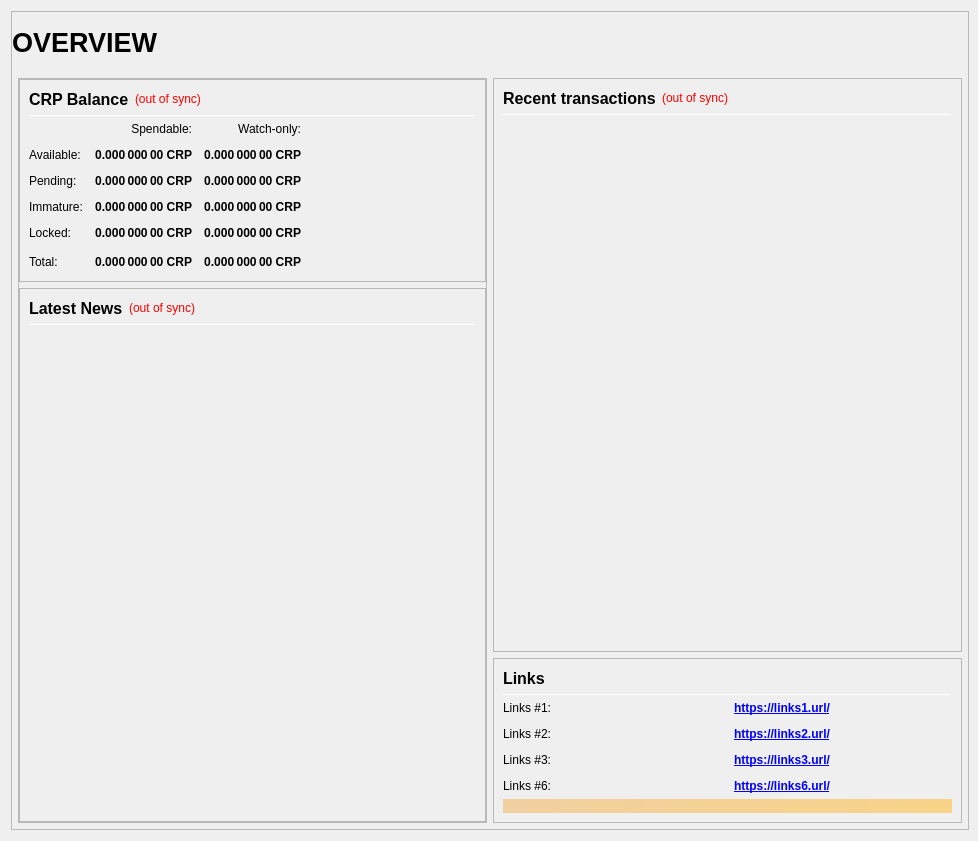
<?xml version="1.0" encoding="UTF-8"?>
<ui version="4.0">
 <class>OverviewPage</class>
 <widget class="QWidget" name="OverviewPage">
  <property name="geometry">
   <rect>
    <x>0</x>
    <y>0</y>
    <width>978</width>
    <height>841</height>
   </rect>
  </property>
  <property name="sizePolicy">
   <sizepolicy hsizetype="Maximum" vsizetype="Maximum">
    <horstretch>0</horstretch>
    <verstretch>0</verstretch>
   </sizepolicy>
  </property>
  <property name="minimumSize">
   <size>
    <width>960</width>
    <height>682</height>
   </size>
  </property>
  <property name="windowTitle">
   <string>Form</string>
  </property>
  <layout class="QVBoxLayout" name="topLayout" stretch="1">
   <property name="rightMargin">
    <number>9</number>
   </property>
   <item>
    <widget class="QFrame" name="frame_BG">
     <property name="minimumSize">
      <size>
       <width>850</width>
       <height>610</height>
      </size>
     </property>
     <property name="maximumSize">
      <size>
       <width>16777215</width>
       <height>16777215</height>
      </size>
     </property>
     <property name="frameShape">
      <enum>QFrame::StyledPanel</enum>
     </property>
     <property name="frameShadow">
      <enum>QFrame::Raised</enum>
     </property>
     <layout class="QVBoxLayout" name="verticalLayout_1" stretch="1">
      <property name="leftMargin">
       <number>0</number>
      </property>
      <property name="topMargin">
       <number>0</number>
      </property>
      <property name="rightMargin">
       <number>0</number>
      </property>
      <property name="bottomMargin">
       <number>6</number>
      </property>
      <item>
       <layout class="QVBoxLayout" name="verticalLayout_Master" stretch="0,1">
        <property name="leftMargin">
         <number>0</number>
        </property>
        <property name="topMargin">
         <number>0</number>
        </property>
        <property name="rightMargin">
         <number>0</number>
        </property>
        <property name="bottomMargin">
         <number>0</number>
        </property>
        <item>
         <widget class="QFrame" name="frame_Header">
          <layout class="QVBoxLayout" name="verticalLayout_Header" stretch="0">
           <property name="leftMargin">
            <number>0</number>
           </property>
           <property name="topMargin">
            <number>0</number>
           </property>
           <property name="rightMargin">
            <number>0</number>
           </property>
           <property name="bottomMargin">
            <number>0</number>
           </property>
           <item>
            <layout class="QHBoxLayout" name="horizontalLayout_Header" stretch="1,0,1">
             <property name="spacing">
              <number>6</number>
             </property>
             <item>
              <widget class="QLabel" name="labelOverviewHeaderLeft">
               <property name="minimumSize">
                <size>
                 <width>464</width>
                 <height>60</height>
                </size>
               </property>
               <property name="maximumSize">
                <size>
                 <width>16777215</width>
                 <height>60</height>
                </size>
               </property>
               <property name="font">
                <font>
                 <pointsize>20</pointsize>
                 <weight>75</weight>
                 <bold>true</bold>
                </font>
               </property>
               <property name="text">
                <string>OVERVIEW</string>
               </property>
               <property name="alignment">
                <set>Qt::AlignLeading|Qt::AlignLeft|Qt::AlignVCenter</set>
               </property>
              </widget>
             </item>
             <item>
              <spacer name="horizontalSpacer_Header">
               <property name="orientation">
                <enum>Qt::Horizontal</enum>
               </property>
               <property name="sizeHint" stdset="0">
                <size>
                 <width>40</width>
                 <height>20</height>
                </size>
               </property>
              </spacer>
             </item>
             <item>
              <widget class="QLabel" name="labelOverviewHeaderRight">
               <property name="minimumSize">
                <size>
                 <width>464</width>
                 <height>60</height>
                </size>
               </property>
               <property name="maximumSize">
                <size>
                 <width>16777215</width>
                 <height>60</height>
                </size>
               </property>
               <property name="font">
                <font>
                 <pointsize>14</pointsize>
                </font>
               </property>
               <property name="text">
                <string/>
               </property>
               <property name="alignment">
                <set>Qt::AlignRight|Qt::AlignTrailing|Qt::AlignVCenter</set>
               </property>
              </widget>
             </item>
            </layout>
           </item>
          </layout>
         </widget>
        </item>
        <item>
         <widget class="QFrame" name="frame_Content">
          <layout class="QVBoxLayout" name="verticalLayout_Content">
           <property name="leftMargin">
            <number>6</number>
           </property>
           <property name="topMargin">
            <number>0</number>
           </property>
           <property name="rightMargin">
            <number>6</number>
           </property>
           <property name="bottomMargin">
            <number>0</number>
           </property>
           <item>
            <layout class="QHBoxLayout" name="horizontalLayout_Content" stretch="1,1">
             <property name="spacing">
              <number>6</number>
             </property>
             <item>
              <layout class="QVBoxLayout" name="verticalLayout_left" stretch="1">
               <item>
                <widget class="QFrame" name="frameObfuscation">
                 <property name="minimumSize">
                  <size>
                   <width>0</width>
                   <height>0</height>
                  </size>
                 </property>
                 <property name="frameShape">
                  <enum>QFrame::StyledPanel</enum>
                 </property>
                 <property name="frameShadow">
                  <enum>QFrame::Raised</enum>
                 </property>
                 <layout class="QVBoxLayout" name="verticalLayout" stretch="0,0">
                  <property name="leftMargin">
                   <number>0</number>
                  </property>
                  <property name="topMargin">
                   <number>0</number>
                  </property>
                  <property name="rightMargin">
                   <number>0</number>
                  </property>
                  <property name="bottomMargin">
                   <number>0</number>
                  </property>
                  <item>
                   <widget class="QFrame" name="frame_Balances">
                    <property name="frameShape">
                     <enum>QFrame::StyledPanel</enum>
                    </property>
                    <property name="frameShadow">
                     <enum>QFrame::Raised</enum>
                    </property>
                    <layout class="QVBoxLayout" name="verticalLayout_2">
                     <item>
                      <layout class="QHBoxLayout" name="horizontalLayout_4">
                       <item>
                        <widget class="QLabel" name="label_5">
                         <property name="minimumSize">
                          <size>
                           <width>0</width>
                           <height>20</height>
                          </size>
                         </property>
                         <property name="font">
                          <font>
                           <pointsize>12</pointsize>
                           <weight>75</weight>
                           <bold>true</bold>
                          </font>
                         </property>
                         <property name="text">
                          <string>CRP Balance</string>
                         </property>
                        </widget>
                       </item>
                       <item>
                        <widget class="QLabel" name="labelWalletStatus">
                         <property name="cursor">
                          <cursorShape>WhatsThisCursor</cursorShape>
                         </property>
                         <property name="toolTip">
                          <string>The displayed information may be out of date. Your wallet automatically synchronizes with the KYD network after a connection is established, but this process has not completed yet.</string>
                         </property>
                         <property name="styleSheet">
                          <string notr="true">QLabel { color: red; }</string>
                         </property>
                         <property name="text">
                          <string notr="true">(out of sync)</string>
                         </property>
                         <property name="alignment">
                          <set>Qt::AlignLeading|Qt::AlignLeft|Qt::AlignVCenter</set>
                         </property>
                        </widget>
                       </item>
                       <item>
                        <spacer name="horizontalSpacer_Balance_1">
                         <property name="orientation">
                          <enum>Qt::Horizontal</enum>
                         </property>
                         <property name="sizeHint" stdset="0">
                          <size>
                           <width>40</width>
                           <height>20</height>
                          </size>
                         </property>
                        </spacer>
                       </item>
                      </layout>
                     </item>
                     <item>
                      <widget class="Line" name="line_Balance">
                       <property name="minimumSize">
                        <size>
                         <width>0</width>
                         <height>1</height>
                        </size>
                       </property>
                       <property name="maximumSize">
                        <size>
                         <width>16777215</width>
                         <height>1</height>
                        </size>
                       </property>
                       <property name="orientation">
                        <enum>Qt::Horizontal</enum>
                       </property>
                      </widget>
                     </item>
                     <item>
                      <layout class="QGridLayout" name="gridLayout">
                       <property name="spacing">
                        <number>12</number>
                       </property>
                       <item row="0" column="1">
                        <widget class="QLabel" name="labelSpendable">
                         <property name="text">
                          <string>Spendable:</string>
                         </property>
                         <property name="alignment">
                          <set>Qt::AlignRight|Qt::AlignTrailing|Qt::AlignVCenter</set>
                         </property>
                        </widget>
                       </item>
                       <item row="0" column="2">
                        <widget class="QLabel" name="labelWatchonly">
                         <property name="text">
                          <string>Watch-only:</string>
                         </property>
                         <property name="alignment">
                          <set>Qt::AlignRight|Qt::AlignTrailing|Qt::AlignVCenter</set>
                         </property>
                        </widget>
                       </item>
                       <item row="1" column="0">
                        <widget class="QLabel" name="labelBalanceText">
                         <property name="text">
                          <string>Available:</string>
                         </property>
                        </widget>
                       </item>
                       <item row="1" column="1">
                        <widget class="QLabel" name="labelBalance">
                         <property name="font">
                          <font>
                           <weight>75</weight>
                           <bold>true</bold>
                          </font>
                         </property>
                         <property name="cursor">
                          <cursorShape>IBeamCursor</cursorShape>
                         </property>
                         <property name="toolTip">
                          <string>Your current spendable balance</string>
                         </property>
                         <property name="text">
                          <string notr="true">0.000 000 00 CRP</string>
                         </property>
                         <property name="alignment">
                          <set>Qt::AlignRight|Qt::AlignTrailing|Qt::AlignVCenter</set>
                         </property>
                         <property name="textInteractionFlags">
                          <set>Qt::LinksAccessibleByMouse|Qt::TextSelectableByKeyboard|Qt::TextSelectableByMouse</set>
                         </property>
                        </widget>
                       </item>
                       <item row="1" column="2">
                        <widget class="QLabel" name="labelWatchAvailable">
                         <property name="font">
                          <font>
                           <weight>75</weight>
                           <bold>true</bold>
                          </font>
                         </property>
                         <property name="cursor">
                          <cursorShape>IBeamCursor</cursorShape>
                         </property>
                         <property name="toolTip">
                          <string>Your current balance in watch-only addresses</string>
                         </property>
                         <property name="text">
                          <string notr="true">0.000 000 00 CRP</string>
                         </property>
                         <property name="alignment">
                          <set>Qt::AlignRight|Qt::AlignTrailing|Qt::AlignVCenter</set>
                         </property>
                         <property name="textInteractionFlags">
                          <set>Qt::LinksAccessibleByMouse|Qt::TextSelectableByKeyboard|Qt::TextSelectableByMouse</set>
                         </property>
                        </widget>
                       </item>
                       <item row="2" column="0">
                        <widget class="QLabel" name="labelPendingText">
                         <property name="text">
                          <string>Pending:</string>
                         </property>
                        </widget>
                       </item>
                       <item row="2" column="1">
                        <widget class="QLabel" name="labelUnconfirmed">
                         <property name="font">
                          <font>
                           <weight>75</weight>
                           <bold>true</bold>
                          </font>
                         </property>
                         <property name="cursor">
                          <cursorShape>IBeamCursor</cursorShape>
                         </property>
                         <property name="toolTip">
                          <string>Total of transactions that have yet to be confirmed, and do not yet count toward the spendable balance</string>
                         </property>
                         <property name="text">
                          <string notr="true">0.000 000 00 CRP</string>
                         </property>
                         <property name="alignment">
                          <set>Qt::AlignRight|Qt::AlignTrailing|Qt::AlignVCenter</set>
                         </property>
                         <property name="textInteractionFlags">
                          <set>Qt::LinksAccessibleByMouse|Qt::TextSelectableByKeyboard|Qt::TextSelectableByMouse</set>
                         </property>
                        </widget>
                       </item>
                       <item row="2" column="2">
                        <widget class="QLabel" name="labelWatchPending">
                         <property name="font">
                          <font>
                           <weight>75</weight>
                           <bold>true</bold>
                          </font>
                         </property>
                         <property name="cursor">
                          <cursorShape>IBeamCursor</cursorShape>
                         </property>
                         <property name="toolTip">
                          <string>Unconfirmed transactions to watch-only addresses</string>
                         </property>
                         <property name="text">
                          <string notr="true">0.000 000 00 CRP</string>
                         </property>
                         <property name="alignment">
                          <set>Qt::AlignRight|Qt::AlignTrailing|Qt::AlignVCenter</set>
                         </property>
                         <property name="textInteractionFlags">
                          <set>Qt::LinksAccessibleByMouse|Qt::TextSelectableByKeyboard|Qt::TextSelectableByMouse</set>
                         </property>
                        </widget>
                       </item>
                       <item row="3" column="0">
                        <widget class="QLabel" name="labelImmatureText">
                         <property name="text">
                          <string>Immature:</string>
                         </property>
                        </widget>
                       </item>
                       <item row="3" column="1">
                        <widget class="QLabel" name="labelImmature">
                         <property name="font">
                          <font>
                           <weight>75</weight>
                           <bold>true</bold>
                          </font>
                         </property>
                         <property name="cursor">
                          <cursorShape>IBeamCursor</cursorShape>
                         </property>
                         <property name="toolTip">
                          <string>Staked or masternode rewards that has not yet matured</string>
                         </property>
                         <property name="text">
                          <string notr="true">0.000 000 00 CRP</string>
                         </property>
                         <property name="alignment">
                          <set>Qt::AlignRight|Qt::AlignTrailing|Qt::AlignVCenter</set>
                         </property>
                         <property name="textInteractionFlags">
                          <set>Qt::LinksAccessibleByMouse|Qt::TextSelectableByKeyboard|Qt::TextSelectableByMouse</set>
                         </property>
                        </widget>
                       </item>
                       <item row="3" column="2">
                        <widget class="QLabel" name="labelWatchImmature">
                         <property name="font">
                          <font>
                           <weight>75</weight>
                           <bold>true</bold>
                          </font>
                         </property>
                         <property name="cursor">
                          <cursorShape>IBeamCursor</cursorShape>
                         </property>
                         <property name="toolTip">
                          <string>Staked or masternode rewards in watch-only addresses that has not yet matured</string>
                         </property>
                         <property name="text">
                          <string notr="true">0.000 000 00 CRP</string>
                         </property>
                         <property name="alignment">
                          <set>Qt::AlignRight|Qt::AlignTrailing|Qt::AlignVCenter</set>
                         </property>
                         <property name="textInteractionFlags">
                          <set>Qt::LinksAccessibleByMouse|Qt::TextSelectableByKeyboard|Qt::TextSelectableByMouse</set>
                         </property>
                        </widget>
                       </item>
                       <item row="4" column="0">
                        <widget class="QLabel" name="labelLockedBalanceText">
                         <property name="toolTip">
                          <string>Locked CRP or Masternode collaterals.</string>
                         </property>
                         <property name="text">
                          <string>Locked:</string>
                         </property>
                        </widget>
                       </item>
                       <item row="4" column="1">
                        <widget class="QLabel" name="labelLockedBalance">
                         <property name="font">
                          <font>
                           <weight>75</weight>
                           <bold>true</bold>
                          </font>
                         </property>
                         <property name="cursor">
                          <cursorShape>IBeamCursor</cursorShape>
                         </property>
                         <property name="toolTip">
                          <string>Locked CRP or Masternode collaterals</string>
                         </property>
                         <property name="text">
                          <string notr="true">0.000 000 00 CRP</string>
                         </property>
                         <property name="alignment">
                          <set>Qt::AlignRight|Qt::AlignTrailing|Qt::AlignVCenter</set>
                         </property>
                         <property name="textInteractionFlags">
                          <set>Qt::LinksAccessibleByMouse|Qt::TextSelectableByKeyboard|Qt::TextSelectableByMouse</set>
                         </property>
                        </widget>
                       </item>
                       <item row="4" column="2">
                        <widget class="QLabel" name="labelWatchLocked">
                         <property name="font">
                          <font>
                           <weight>75</weight>
                           <bold>true</bold>
                          </font>
                         </property>
                         <property name="cursor">
                          <cursorShape>IBeamCursor</cursorShape>
                         </property>
                         <property name="toolTip">
                          <string>Current locked balance in watch-only addresses</string>
                         </property>
                         <property name="text">
                          <string notr="true">0.000 000 00 CRP</string>
                         </property>
                         <property name="alignment">
                          <set>Qt::AlignRight|Qt::AlignTrailing|Qt::AlignVCenter</set>
                         </property>
                         <property name="textInteractionFlags">
                          <set>Qt::LinksAccessibleByMouse|Qt::TextSelectableByKeyboard|Qt::TextSelectableByMouse</set>
                         </property>
                        </widget>
                       </item>
                       <item row="5" column="0">
                        <widget class="QLabel" name="labelTotalText">
                         <property name="toolTip">
                          <string>Your current CRP balance, unconfirmed and immature transactions included</string>
                         </property>
                         <property name="text">
                          <string>Total:</string>
                         </property>
                        </widget>
                       </item>
                       <item row="5" column="1">
                        <widget class="QLabel" name="labelTotal">
                         <property name="font">
                          <font>
                           <weight>75</weight>
                           <bold>true</bold>
                          </font>
                         </property>
                         <property name="cursor">
                          <cursorShape>IBeamCursor</cursorShape>
                         </property>
                         <property name="toolTip">
                          <string>Your current CRP balance, unconfirmed and immature transactions included</string>
                         </property>
                         <property name="text">
                          <string notr="true">0.000 000 00 CRP</string>
                         </property>
                         <property name="alignment">
                          <set>Qt::AlignRight|Qt::AlignTrailing|Qt::AlignVCenter</set>
                         </property>
                         <property name="textInteractionFlags">
                          <set>Qt::LinksAccessibleByMouse|Qt::TextSelectableByKeyboard|Qt::TextSelectableByMouse</set>
                         </property>
                        </widget>
                       </item>
                       <item row="5" column="2">
                        <widget class="QLabel" name="labelWatchTotal">
                         <property name="font">
                          <font>
                           <weight>75</weight>
                           <bold>true</bold>
                          </font>
                         </property>
                         <property name="cursor">
                          <cursorShape>IBeamCursor</cursorShape>
                         </property>
                         <property name="toolTip">
                          <string>Current total balance in watch-only addresses</string>
                         </property>
                         <property name="text">
                          <string notr="true">0.000 000 00 CRP</string>
                         </property>
                         <property name="alignment">
                          <set>Qt::AlignRight|Qt::AlignTrailing|Qt::AlignVCenter</set>
                         </property>
                         <property name="textInteractionFlags">
                          <set>Qt::LinksAccessibleByMouse|Qt::TextSelectableByKeyboard|Qt::TextSelectableByMouse</set>
                         </property>
                        </widget>
                       </item>
                       <item row="5" column="3">
                        <spacer name="horizontalSpacer_Balance_2">
                         <property name="orientation">
                          <enum>Qt::Horizontal</enum>
                         </property>
                         <property name="sizeHint" stdset="0">
                          <size>
                           <width>40</width>
                           <height>20</height>
                          </size>
                         </property>
                        </spacer>
                       </item>
                      </layout>
                     </item>
                    </layout>
                   </widget>
                  </item>
                  <item>
                   <widget class="QFrame" name="frame_News">
                    <property name="minimumSize">
                     <size>
                      <width>0</width>
                      <height>0</height>
                     </size>
                    </property>
                    <property name="frameShape">
                     <enum>QFrame::StyledPanel</enum>
                    </property>
                    <property name="frameShadow">
                     <enum>QFrame::Raised</enum>
                    </property>
                    <layout class="QVBoxLayout" name="verticalLayout_3" stretch="0,0,0">
                     <item>
                      <layout class="QHBoxLayout" name="horizontalLayout_News">
                       <item>
                        <widget class="QLabel" name="labelNews">
                         <property name="minimumSize">
                          <size>
                           <width>0</width>
                           <height>20</height>
                          </size>
                         </property>
                         <property name="font">
                          <font>
                           <pointsize>12</pointsize>
                           <weight>75</weight>
                           <bold>true</bold>
                          </font>
                         </property>
                         <property name="text">
                          <string>Latest News</string>
                         </property>
                        </widget>
                       </item>
                       <item>
                        <widget class="QLabel" name="labelNewsStatus">
                         <property name="cursor">
                          <cursorShape>WhatsThisCursor</cursorShape>
                         </property>
                         <property name="toolTip">
                          <string>The displayed information may be out of date. Your wallet automatically synchronizes with the CRP network after a connection is established, but this process has not completed yet.</string>
                         </property>
                         <property name="styleSheet">
                          <string notr="true">QLabel { color: red; }</string>
                         </property>
                         <property name="text">
                          <string notr="true">(out of sync)</string>
                         </property>
                         <property name="alignment">
                          <set>Qt::AlignRight|Qt::AlignTrailing|Qt::AlignVCenter</set>
                         </property>
                        </widget>
                       </item>
                       <item>
                        <spacer name="horizontalSpacer_Balance_3">
                         <property name="orientation">
                          <enum>Qt::Horizontal</enum>
                         </property>
                         <property name="sizeHint" stdset="0">
                          <size>
                           <width>40</width>
                           <height>20</height>
                          </size>
                         </property>
                        </spacer>
                       </item>
                      </layout>
                     </item>
                     <item>
                      <widget class="Line" name="line_News">
                       <property name="minimumSize">
                        <size>
                         <width>0</width>
                         <height>1</height>
                        </size>
                       </property>
                       <property name="maximumSize">
                        <size>
                         <width>16777215</width>
                         <height>1</height>
                        </size>
                       </property>
                       <property name="orientation">
                        <enum>Qt::Horizontal</enum>
                       </property>
                      </widget>
                     </item>
                     <item>
                      <widget class="QListWidget" name="listNews">
                       <property name="sizePolicy">
                        <sizepolicy hsizetype="Expanding" vsizetype="Expanding">
                         <horstretch>0</horstretch>
                         <verstretch>0</verstretch>
                        </sizepolicy>
                       </property>
                       <property name="minimumSize">
                        <size>
                         <width>0</width>
                         <height>0</height>
                        </size>
                       </property>
                       <property name="sizeIncrement">
                        <size>
                         <width>0</width>
                         <height>0</height>
                        </size>
                       </property>
                       <property name="styleSheet">
                        <string notr="true">QListView { background: transparent; }</string>
                       </property>
                       <property name="frameShape">
                        <enum>QFrame::NoFrame</enum>
                       </property>
                       <property name="verticalScrollBarPolicy">
                        <enum>Qt::ScrollBarAsNeeded</enum>
                       </property>
                       <property name="horizontalScrollBarPolicy">
                        <enum>Qt::ScrollBarAsNeeded</enum>
                       </property>
                       <property name="selectionMode">
                        <enum>QAbstractItemView::NoSelection</enum>
                       </property>
                       <property name="selectionBehavior">
                        <enum>QAbstractItemView::SelectRows</enum>
                       </property>
                       <property name="verticalScrollMode">
                        <enum>QAbstractItemView::ScrollPerItem</enum>
                       </property>
                      </widget>
                     </item>
                    </layout>
                   </widget>
                  </item>
                 </layout>
                </widget>
               </item>
              </layout>
             </item>
             <item>
              <layout class="QVBoxLayout" name="verticalLayout_right" stretch="1,0">
               <item>
                <widget class="QFrame" name="frame_RecentTransactions">
                 <property name="minimumSize">
                  <size>
                   <width>0</width>
                   <height>0</height>
                  </size>
                 </property>
                 <property name="frameShape">
                  <enum>QFrame::StyledPanel</enum>
                 </property>
                 <property name="frameShadow">
                  <enum>QFrame::Raised</enum>
                 </property>
                 <layout class="QVBoxLayout" name="verticalLayout_4" stretch="0,0,0,0">
                  <item>
                   <layout class="QHBoxLayout" name="horizontalLayout_2">
                    <item>
                     <widget class="QLabel" name="label_4">
                      <property name="minimumSize">
                       <size>
                        <width>0</width>
                        <height>20</height>
                       </size>
                      </property>
                      <property name="font">
                       <font>
                        <pointsize>12</pointsize>
                        <weight>75</weight>
                        <bold>true</bold>
                       </font>
                      </property>
                      <property name="text">
                       <string>Recent transactions</string>
                      </property>
                     </widget>
                    </item>
                    <item>
                     <widget class="QLabel" name="labelTransactionsStatus">
                      <property name="cursor">
                       <cursorShape>WhatsThisCursor</cursorShape>
                      </property>
                      <property name="toolTip">
                       <string>The displayed information may be out of date. Your wallet automatically synchronizes with the CRP network after a connection is established, but this process has not completed yet.</string>
                      </property>
                      <property name="styleSheet">
                       <string notr="true">QLabel { color: red; }</string>
                      </property>
                      <property name="text">
                       <string notr="true">(out of sync)</string>
                      </property>
                      <property name="alignment">
                       <set>Qt::AlignRight|Qt::AlignTrailing|Qt::AlignVCenter</set>
                      </property>
                     </widget>
                    </item>
                    <item>
                     <spacer name="horizontalSpacer_Transaction">
                      <property name="orientation">
                       <enum>Qt::Horizontal</enum>
                      </property>
                      <property name="sizeHint" stdset="0">
                       <size>
                        <width>40</width>
                        <height>20</height>
                       </size>
                      </property>
                     </spacer>
                    </item>
                   </layout>
                  </item>
                  <item>
                   <widget class="Line" name="line_Transactions">
                    <property name="minimumSize">
                     <size>
                      <width>0</width>
                      <height>1</height>
                     </size>
                    </property>
                    <property name="maximumSize">
                     <size>
                      <width>16777215</width>
                      <height>1</height>
                     </size>
                    </property>
                    <property name="orientation">
                     <enum>Qt::Horizontal</enum>
                    </property>
                   </widget>
                  </item>
                  <item>
                   <widget class="QListView" name="listTransactions">
                    <property name="minimumSize">
                     <size>
                      <width>0</width>
                      <height>0</height>
                     </size>
                    </property>
                    <property name="styleSheet">
                     <string notr="true">QListView { background: transparent; }</string>
                    </property>
                    <property name="frameShape">
                     <enum>QFrame::NoFrame</enum>
                    </property>
                    <property name="verticalScrollBarPolicy">
                     <enum>Qt::ScrollBarAlwaysOff</enum>
                    </property>
                    <property name="horizontalScrollBarPolicy">
                     <enum>Qt::ScrollBarAlwaysOff</enum>
                    </property>
                    <property name="selectionMode">
                     <enum>QAbstractItemView::NoSelection</enum>
                    </property>
                   </widget>
                  </item>
                  <item>
                   <spacer name="verticalSpacer_2">
                    <property name="orientation">
                     <enum>Qt::Vertical</enum>
                    </property>
                    <property name="sizeType">
                     <enum>QSizePolicy::Expanding</enum>
                    </property>
                    <property name="sizeHint" stdset="0">
                     <size>
                      <width>20</width>
                      <height>40</height>
                     </size>
                    </property>
                   </spacer>
                  </item>
                 </layout>
                </widget>
               </item>
               <item>
                <widget class="QFrame" name="frame_Links">
                 <property name="frameShape">
                  <enum>QFrame::StyledPanel</enum>
                 </property>
                 <property name="frameShadow">
                  <enum>QFrame::Raised</enum>
                 </property>
                 <layout class="QVBoxLayout" name="verticalLayout_Links">
                  <item>
                   <layout class="QHBoxLayout" name="horizontalLayout_Links_1" stretch="0,0">
                    <item>
                     <widget class="QLabel" name="label_Links_title">
                      <property name="minimumSize">
                       <size>
                        <width>0</width>
                        <height>20</height>
                       </size>
                      </property>
                      <property name="font">
                       <font>
                        <pointsize>12</pointsize>
                        <weight>75</weight>
                        <bold>true</bold>
                       </font>
                      </property>
                      <property name="text">
                       <string>Links</string>
                      </property>
                     </widget>
                    </item>
                    <item>
                     <spacer name="horizontalSpacer_Links_1">
                      <property name="orientation">
                       <enum>Qt::Horizontal</enum>
                      </property>
                      <property name="sizeHint" stdset="0">
                       <size>
                        <width>40</width>
                        <height>20</height>
                       </size>
                      </property>
                     </spacer>
                    </item>
                   </layout>
                  </item>
                  <item>
                   <widget class="Line" name="line_Links">
                    <property name="minimumSize">
                     <size>
                      <width>0</width>
                      <height>1</height>
                     </size>
                    </property>
                    <property name="maximumSize">
                     <size>
                      <width>16777215</width>
                      <height>1</height>
                     </size>
                    </property>
                    <property name="orientation">
                     <enum>Qt::Horizontal</enum>
                    </property>
                   </widget>
                  </item>
                  <item>
                   <layout class="QGridLayout" name="gridLayout_Links">
                    <property name="spacing">
                     <number>12</number>
                    </property>
                    <item row="4" column="0">
                     <widget class="QLabel" name="labelLinks6">
                      <property name="text">
                       <string>Links #6:</string>
                      </property>
                     </widget>
                    </item>
                    <item row="1" column="0">
                     <widget class="QLabel" name="labelLinks1">
                      <property name="text">
                       <string>Links #1:</string>
                      </property>
                     </widget>
                    </item>
                    <item row="1" column="1">
                     <widget class="QLabel" name="labelLinksUrl1">
                      <property name="font">
                       <font>
                        <weight>75</weight>
                        <bold>true</bold>
                       </font>
                      </property>
                      <property name="text">
                       <string notr="true">&lt;a href=&quot;https://links1.url/&quot;&gt;https://links1.url/&lt;/a&gt;</string>
                      </property>
                      <property name="textFormat">
                       <enum>Qt::RichText</enum>
                      </property>
                      <property name="alignment">
                       <set>Qt::AlignLeading|Qt::AlignLeft|Qt::AlignVCenter</set>
                      </property>
                      <property name="openExternalLinks">
                       <bool>true</bool>
                      </property>
                     </widget>
                    </item>
                    <item row="2" column="0">
                     <widget class="QLabel" name="labelLinks2">
                      <property name="text">
                       <string>Links #2:</string>
                      </property>
                     </widget>
                    </item>
                    <item row="2" column="1">
                     <widget class="QLabel" name="labelLinksUrl2">
                      <property name="font">
                       <font>
                        <weight>75</weight>
                        <bold>true</bold>
                       </font>
                      </property>
                      <property name="text">
                       <string notr="true">&lt;a href=&quot;https://links2.url/&quot;&gt;https://links2.url/&lt;/a&gt;</string>
                      </property>
                      <property name="alignment">
                       <set>Qt::AlignLeading|Qt::AlignLeft|Qt::AlignVCenter</set>
                      </property>
                      <property name="openExternalLinks">
                       <bool>true</bool>
                      </property>
                     </widget>
                    </item>
                    <item row="3" column="0">
                     <widget class="QLabel" name="labelLinks3">
                      <property name="text">
                       <string>Links #3:</string>
                      </property>
                     </widget>
                    </item>
                    <item row="3" column="1">
                     <widget class="QLabel" name="labelLinksUrl3">
                      <property name="font">
                       <font>
                        <weight>75</weight>
                        <bold>true</bold>
                       </font>
                      </property>
                      <property name="text">
                       <string notr="true">&lt;a href=&quot;https://links3.url/&quot;&gt;https://links3.url/&lt;/a&gt;</string>
                      </property>
                      <property name="alignment">
                       <set>Qt::AlignLeading|Qt::AlignLeft|Qt::AlignVCenter</set>
                      </property>
                      <property name="openExternalLinks">
                       <bool>true</bool>
                      </property>
                     </widget>
                    </item>
                    <item row="4" column="1">
                     <widget class="QLabel" name="labelLinksUrl6">
                      <property name="font">
                       <font>
                        <weight>75</weight>
                        <bold>true</bold>
                       </font>
                      </property>
                      <property name="text">
                       <string notr="true">&lt;a href=&quot;https://links6.url/&quot;&gt;https://links6.url/&lt;/a&gt;</string>
                      </property>
                      <property name="alignment">
                       <set>Qt::AlignLeading|Qt::AlignLeft|Qt::AlignVCenter</set>
                      </property>
                      <property name="openExternalLinks">
                       <bool>true</bool>
                      </property>
                     </widget>
                    </item>
                   </layout>
                  </item>
                  <item>
                   <widget class="QLabel" name="labelAlerts">
                    <property name="maximumSize">
                     <size>
                      <width>16777215</width>
                      <height>16777215</height>
                     </size>
                    </property>
                    <property name="styleSheet">
                     <string notr="true">background-color: qlineargradient(x1: 0, y1: 0, x2: 1, y2: 0, stop:0 #F0D0A0, stop:1 #F8D488); color:#000000;</string>
                    </property>
                    <property name="text">
                     <string/>
                    </property>
                    <property name="wordWrap">
                     <bool>true</bool>
                    </property>
                    <property name="margin">
                     <number>3</number>
                    </property>
                   </widget>
                  </item>
                 </layout>
                </widget>
               </item>
              </layout>
             </item>
            </layout>
           </item>
          </layout>
         </widget>
        </item>
       </layout>
      </item>
     </layout>
    </widget>
   </item>
  </layout>
 </widget>
 <resources/>
 <connections/>
</ui>
